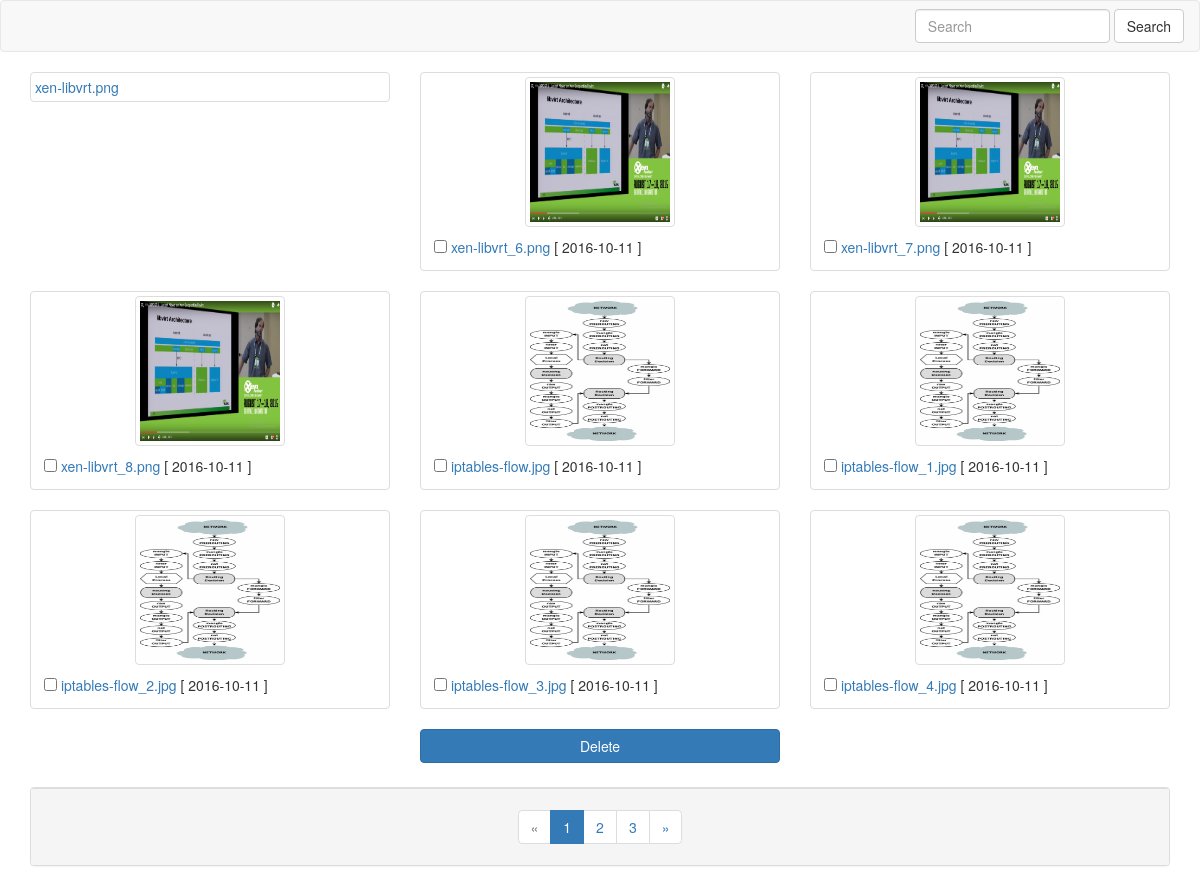
/list, run on an earlier commit of the app's database.
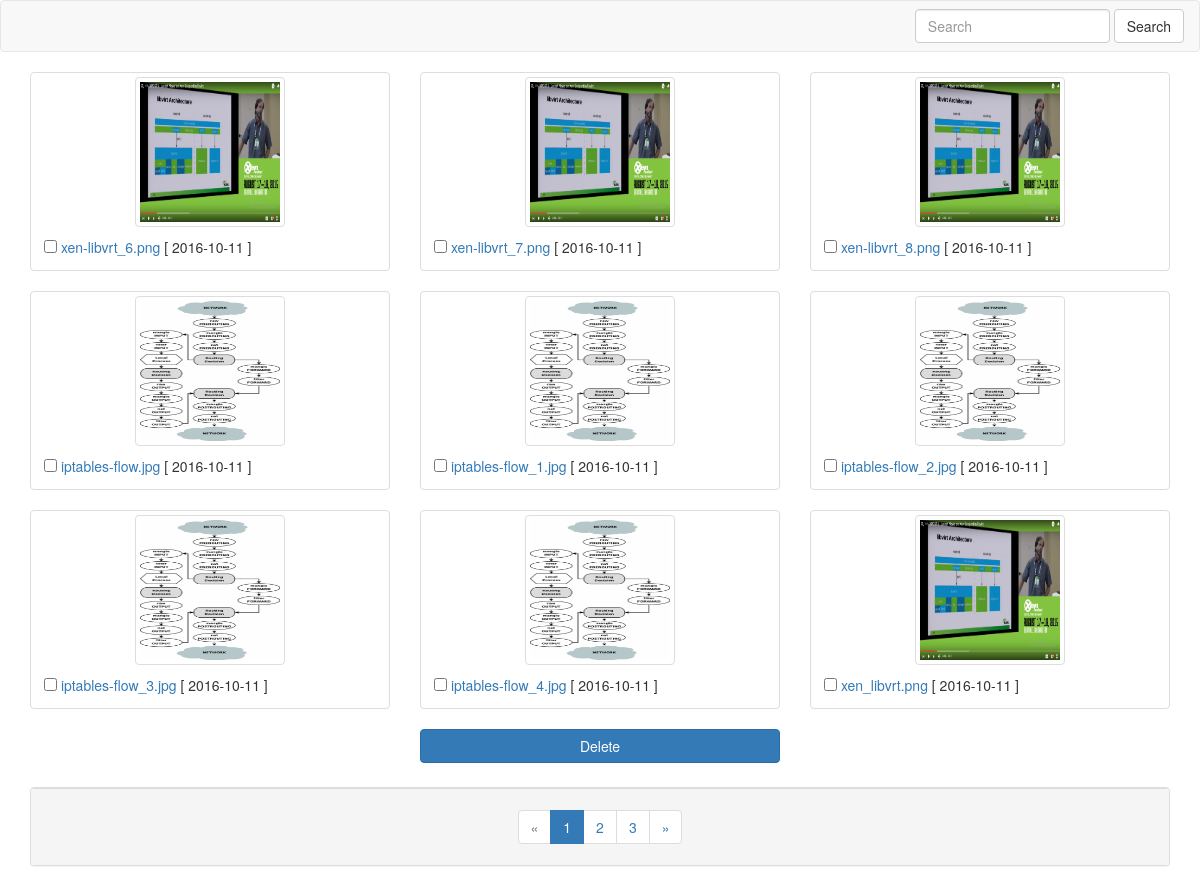
And on a later commit of the database.
### models.py (models this page shows, shortened)
class PostPic(db.Model):
    __tablename__ = "postpic"
    id = db.Column(db.Integer, primary_key=True)
    image = db.Column(db.String(255))
    link = db.Column(db.String(300))
    publish_date = db.Column(db.DateTime())
    @property
    def imgsrc(self):
        return upload_images.url(self.image)

### view.py (the view, shortened to what this page needs)
@app.route('/list', methods=["GET", "POST"])
def list():
    post = {
            "username" : "sahai",
            'email': "sahai@yahoo.com",
            'country_code': 64210,
        }
    objpost =  Dic2obj(**post)
    form = ListForm(request.form, obj=objpost )
    page =  request.args.get('page', type=int, default=1)
    data = PostPic.query.order_by(PostPic.id).paginate(page, list_per_page, error_out=False)
    if   int(data.pages) <  int(page):
        return redirect ( "%s?page=%s" %( url_for('list'), data.pages ) )
    return render_template('list.html', data=data, form=form)

### forms.py
class ListForm(Form):
	username = StringField ("username", validators=[DataRequired()])
	email = StringField("email", validators=[Email()])
	country_code = IntegerField('country Code', validators=[DataRequired()])
	language = SelectField(u'Programming Language', choices=[('cpp', 'C++'), ('py', 'Python'), ('text', 'Plain Text')])
	available = SelectMultipleField('Available', choices=[('1','1'),('2','2')])

### templates/list.html (shortened to what this page needs)
{% extends  "base.html" %}
{% block content %}
	<form action="" method="POST">
		<div class="row">
		{% for lists in data.items %}
			<div class="col-sm-4">
				<div class="thumbnail">
				{% if lists.link %}
				<img src='{{ lists.imgsrc }}' class="img-thumbnail" alt="Cinque Terre" style="width:150px;height:150px" />
					<div class="caption">
					<input type="checkbox" name="imageid" value="{{ lists.id }}" >
					<a href="{{ url_for('show', path_id=lists.link ) }} "> {{  lists.image[:20] }} </a>
					  [ {{  lists.publish_date.strftime('%Y-%m-%d') }}  ]
					</div>
				{% else %}
					<a href="{{ url_for('show', path_id="aabbccdd" ) }} "> {{  lists.image }} </a>
				{% endif %}
				</div>
			</div>
		{% endfor %}
		</div>
		<div class= "row">
				<div class="col-md-4 col-md-offset-4">
			<p> <input type="submit" value="Delete" class="btn btn-primary btn-block"> </p>
			</div>
		</div>
</form>
{% endblock %}
   {% block footer %}
    	{% from "_iter_pageshelp.html" import render_pagination %}
		{{ render_pagination(data, "list") }}
   {% endblock %}

### templates/base.html (shortened to what this page needs)
<html>
<head>
	{% include 'script.html' %}
</head>
<body>
 {% include 'navbar.html' %}
<div class="container">
{% block content %} {% endblock %}
	<div class="panel panel-default">
	  <div class="panel-footer">
	  	<center>
	  		{% block footer %} {% endblock %}
	  	</center>
	  </div>
	</div>
</body>
<html>

### templates/script.html (shortened to what this page needs)
<link href="{{ url_for('static', filename="css/bootstrap.min.css") }}" rel="stylesheet">
<link href='{{ url_for("static", filename="css/fileinput.min.css") }}' media="all" rel="stylesheet" type="text/css" />

### templates/navbar.html
<nav class="navbar navbar-default">
  <div class="container-fluid">
   <form class="navbar-form navbar-right" role="search">
    <div class="form-group">
      <input type="text" class="form-control" placeholder="Search">
    </div>
    <button type="submit" class="btn btn-default">Search</button>
  </form>
  </div>
</nav>

### templates/_iter_pageshelp.html
{% macro render_pagination(pagination, endpoint) %}
<nav aria-label="...">
  <ul class="pagination">
  {% if pagination.has_prev %}
   <li> <a href='{{ url_for(endpoint, page=pagination.prev_num) }}' aria-label="Previous">&laquo;</a> </li>
  {% else %}
    <li class="disabled"><a href="#" aria-label="Previous">
      <span aria-hidden="true">&laquo;</span></a>
    </li>
  {% endif %}
  {%- for page in pagination.iter_pages() %}
    {% if page %}
      {% if page != pagination.page %}
        <li> <a href="{{ url_for(endpoint, page=page) }}">{{ page }}</a> </li>
      {% else %}
        <li class="active"> <span> {{ page }} <span class="sr-only">(current)</span><span> </li>
      {% endif %}
    {% else %}
      <li> <span class=ellipsis>…</span> </li>
    {% endif %}
  {%- endfor %}
  {% if pagination.has_next %}
   <li> <a href='{{ url_for(endpoint, page=pagination.next_num) }}' aria-label="Next"> &raquo;</a></li>
  {% else %}
    <li class="disabled"><a href="#" aria-label="Next">
      <span aria-hidden="true">&raquo;</span></a>
    </li>
  {% endif %}
  </ul>
</nav>
{% endmacro %}

### templates/list.html (style rules this page uses)
.panel-footer { padding-top: 1px; padding-bottom: 1px; padding-left: 15px; }

What changed in the data, as far as the page shows it:
removed PostPic: image "xen-libvrt.png"
now on this page (row unchanged): PostPic: imgsrc (picture), image "xen_libvrt.png", publish_date "2016-10-11"
